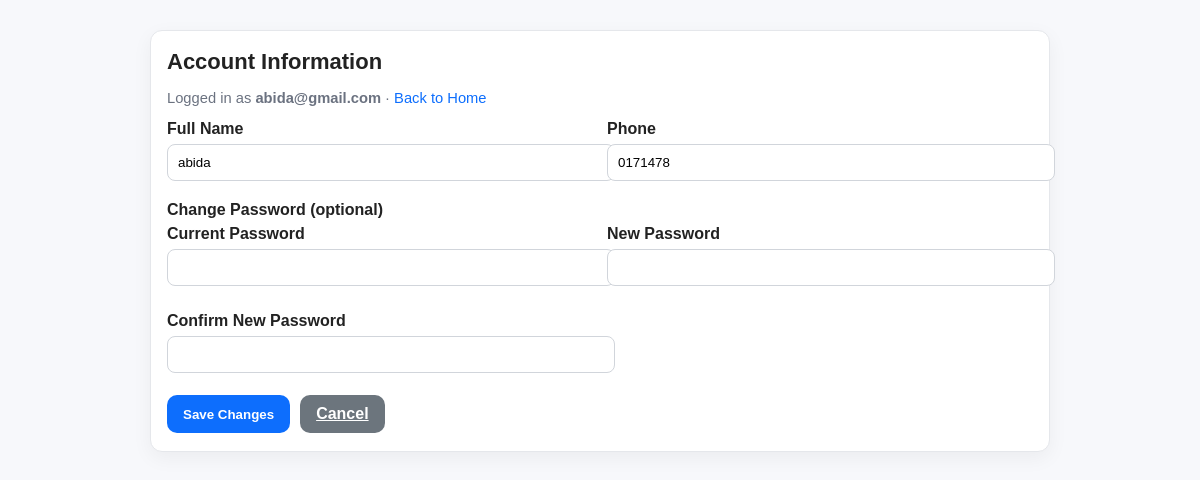
Page /account_information.php (signed in) on the committed database.
### tables this page shows
CREATE TABLE `users` (
  `id` int(11) NOT NULL,
  `name` varchar(100) NOT NULL,
  `email` varchar(100) NOT NULL,
  `phone` varchar(20) NOT NULL,
  `location` varchar(255) NOT NULL,
  `password` varchar(255) NOT NULL
);

### account_information.php (the view, shortened to what this page needs)
<?php
require 'db.php';
$user_email = $_SESSION['user_email'];
$stmt = $conn->prepare("SELECT email, name, phone FROM users WHERE email = ?");
$stmt->bind_param('s', $user_email);
$stmt->execute();
$result = $stmt->get_result();
$profile = $result->fetch_assoc();
$name  = htmlspecialchars($profile['name']  ?? '', ENT_QUOTES, 'UTF-8');
$phone = htmlspecialchars($profile['phone'] ?? '', ENT_QUOTES, 'UTF-8');
$email = htmlspecialchars($profile['email'] ?? $user_email, ENT_QUOTES, 'UTF-8');
?>
<!DOCTYPE html>
<html lang="en">
<head>
</head>
<body>
  <div class="wrap">
    <div class="card">
      <h1>Account Information</h1>
      <p class="muted">Logged in as <strong><?= $email ?></strong> · <a class="link" href="user_dashboard.php">Back to Home</a></p>
      <form method="post" action="">
        <div class="grid">
          <div class="row">
            <label for="name">Full Name</label>
            <input id="name" name="name" type="text" value="<?= $name ?>" required>
          </div>
          <div class="row">
            <label for="phone">Phone</label>
            <input id="phone" name="phone" type="text" value="<?= $phone ?>">
          </div>
        </div>
        <div class="section-title">Change Password (optional)</div>
        <div class="grid">
          <div class="row">
            <label for="current_password">Current Password</label>
            <input id="current_password" name="current_password" type="password" autocomplete="current-password">
          </div>
          <div class="row">
            <label for="new_password">New Password</label>
            <input id="new_password" name="new_password" type="password" autocomplete="new-password">
          </div>
          <div class="row">
            <label for="confirm_password">Confirm New Password</label>
            <input id="confirm_password" name="confirm_password" type="password" autocomplete="new-password">
          </div>
        </div>
        <div class="toolbar">
          <button class="btn" type="submit">Save Changes</button>
          <a class="btn secondary" href="user_dashboard.php">Cancel</a>
        </div>
      </form>
    </div>
  </div>
</body>
</html>

### account_information.php (style rules this page uses)
body { font-family:Arial, sans-serif; margin:0; background:#f7f8fb; color:#222; }
.wrap { max-width:900px; margin:30px auto; padding:0 16px; }
.card { background:#fff; border:1px solid #e5e7eb; border-radius:12px; padding:18px 16px; box-shadow:0 6px 20px rgba(0,0,0,.05); }
h1 { margin:0 0 14px; font-size:22px }
.grid { display:grid; grid-template-columns:1fr 1fr; gap:14px }
label { display:block; font-weight:700; margin-bottom:6px }
input { width:100%; padding:10px; border-radius:8px; border:1px solid #d1d5db; outline:none }
.muted { color:#6b7280; font-size:.92rem }
.row { margin-bottom:12px }
.btn { display:inline-block; background:#0d6efd; color:#fff; border:none; border-radius:10px; padding:10px 16px; cursor:pointer; font-weight:700 }
.btn.secondary { background:#6c757d }
.toolbar { display:flex; gap:10px; margin-top:10px }
.section-title { font-weight:800; margin:8px 0 6px }
a.link { color:#0d6efd; text-decoration:none }

### rows in the picture
users: email "abida@gmail.com", name "abida", phone "0171478"
